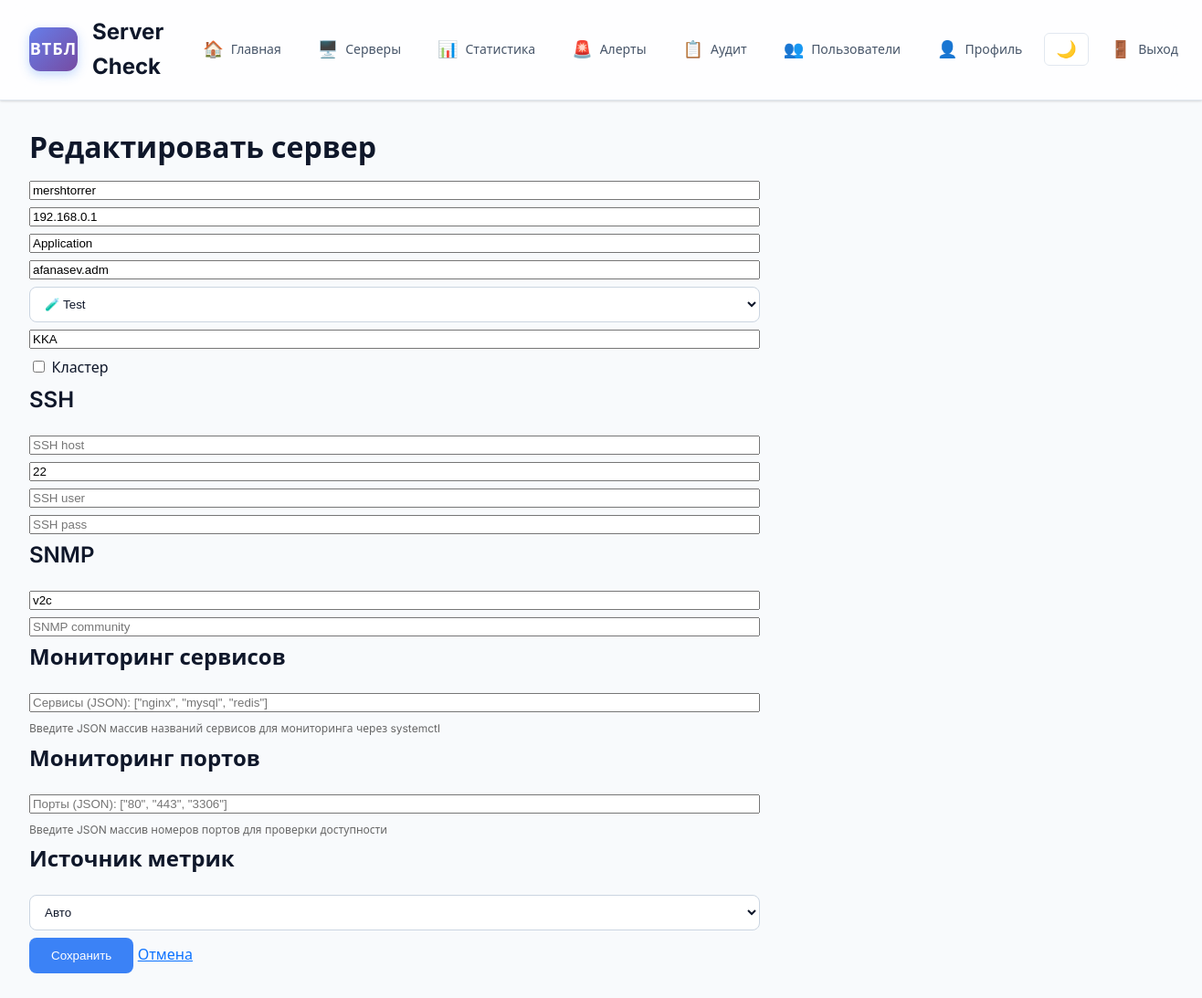
/servers/2/edit (signed in), run on the app's committed database.
### app/models.py (models this page shows)
class Server(Base):
    __tablename__ = "servers"
    id = Column(Integer, primary_key=True, index=True)
    hostname = Column(String(200), nullable=False)
    ip_address = Column(String(100), nullable=False)
    system_name = Column(String(200), nullable=True)
    owner = Column(String(200), nullable=True)
    is_cluster = Column(Boolean, default=False)
    environment = Column(String(20), default="prod")  # test|stage|prod
    tags = Column(String(500), nullable=True)
    ssh_host = Column(String(200), nullable=True)
    ssh_port = Column(Integer, default=22)
    ssh_username = Column(String(200), nullable=True)
    ssh_password = Column(String(500), nullable=True)  # Encrypted
    snmp_version = Column(String(10), nullable=True)  # v2c
    snmp_community = Column(String(500), nullable=True)  # Encrypted
    metric_source = Column(String(20), default="auto")  # auto|local|ssh|snmp
    services_to_monitor = Column(String(1000), nullable=True)  # JSON string of services to monitor
    ports_to_monitor = Column(String(1000), nullable=True)  # JSON string of ports to monitor
    created_at = Column(DateTime, default=datetime.utcnow)
    metrics = relationship("Metric", back_populates="server", cascade="all, delete-orphan")

### app/routers.py (the view)
@router.get("/servers/{server_id}/edit")
async def edit_server_page(request: Request, server_id: int, db: AsyncSession = Depends(get_db)):
    if not request.user.is_authenticated:
        return RedirectResponse(url="/login", status_code=HTTP_302_FOUND)
    if request.session.get("role") not in {UserRole.admin.value, UserRole.operator.value}:
        raise HTTPException(status_code=403, detail="Operators/Admins only")
    server = (await db.execute(select(Server).where(Server.id == server_id))).scalar_one_or_none()
    if not server:
        raise HTTPException(status_code=404, detail="Server not found")
    return request.app.state.templates.TemplateResponse("server_edit.html", {"request": request, "s": server})

### templates/server_edit.html (shortened to what this page needs)
{% extends "base.html" %}
{% block content %}
  <h2>Редактировать сервер</h2>
  <form method="post" action="/servers/{{ s.id }}/edit" style="display:grid; gap:8px; max-width:800px;">
    <input name="hostname" value="{{ s.hostname }}" placeholder="Hostname" required />
    <input name="ip_address" value="{{ s.ip_address }}" placeholder="IP" required />
    <input name="system_name" value="{{ s.system_name or '' }}" placeholder="Система" />
    <input name="owner" value="{{ s.owner or '' }}" placeholder="Ответственный" />
    <select name="environment" required>
      <option value="test" {% if s.environment=='test' %}selected{% endif %}>🧪 Test</option>
    </select>
    <input name="tags" value="{{ s.tags or '' }}" placeholder="Теги (через запятую)" />
    <div>
      <label><input type="checkbox" name="is_cluster" value="true" {% if s.is_cluster %}checked{% endif %}/> Кластер</label>
    </div>
    <h3>SSH</h3>
    <input name="ssh_host" value="{{ s.ssh_host or '' }}" placeholder="SSH host" />
    <input name="ssh_port" value="{{ s.ssh_port or 22 }}" placeholder="SSH port" />
    <input name="ssh_username" value="{{ s.ssh_username or '' }}" placeholder="SSH user" />
    <input name="ssh_password" value="{{ s.ssh_password or '' }}" placeholder="SSH pass" />
    <h3>SNMP</h3>
    <input name="snmp_version" value="{{ s.snmp_version or 'v2c' }}" placeholder="SNMP ver (v2c)" />
    <input name="snmp_community" value="{{ s.snmp_community or '' }}" placeholder="SNMP community" />
    <h3>Мониторинг сервисов</h3>
    <input name="services_to_monitor" value="{{ s.services_to_monitor or '' }}" placeholder='Сервисы (JSON): ["nginx", "mysql", "redis"]' />
    <small style="color: #666; font-size: 12px;">Введите JSON массив названий сервисов для мониторинга через systemctl</small>
    <h3>Мониторинг портов</h3>
    <input name="ports_to_monitor" value="{{ s.ports_to_monitor or '' }}" placeholder='Порты (JSON): ["80", "443", "3306"]' />
    <small style="color: #666; font-size: 12px;">Введите JSON массив номеров портов для проверки доступности</small>
    <h3>Источник метрик</h3>
    <select name="metric_source">
      <option value="auto" {% if s.metric_source=='auto' %}selected{% endif %}>Авто</option>
    </select>
    <div>
      <button type="submit">Сохранить</button>
      <a href="/servers/{{ s.id }}">Отмена</a>
    </div>
  </form>
{% endblock %}

### static/style.css (style rules this page uses)
:root { --bg-primary: #f8fafc; --bg-secondary: #ffffff; --bg-tertiary: #f1f5f9; --text-primary: #0f172a; --text-secondary: #475569; --text-muted: #64748b; --border-color: #e2e8f0; --input-border: #cbd5e1; --shadow: rgba(0,0,0,0.04); --shadow-hover: rgba(59, 130, 246, 0.15); --shadow-card: 0 1px 3px 0 rgba(0, 0, 0, 0.1), 0 1px 2px 0 rgba(0, 0, 0, 0.06); --shadow-card-hover: 0 10px 15px -3px rgba(0, 0, 0, 0.1), 0 4px 6px -2px rgba(0, 0, 0, 0.05); --primary: #3b82f6; --primary-hover: #2563eb; --primary-light: #dbeafe; --success: #10b981; --success-light: #d1fae5; --warning: #f59e0b; --warning-light: #fef3c7; --error: #ef4444; --error-light: #fee2e2; --info: #06b6d4; --info-light: #cffafe; --gradient-primary: linear-gradient(135deg, #667eea 0%, #764ba2 100%); --gradient-success: linear-gradient(135deg, #4facfe 0%, #00f2fe 100%); --gradient-warning: linear-gradient(135deg, #fa709a 0%, #fee140 100%); --gradient-error: linear-gradient(135deg, #ff6b6b 0%, #ee5a24 100%); }
body { background: var(--bg-primary); color: var(--text-primary); margin: 0; font-family: 'Inter', system-ui, -apple-system, 'Segoe UI', Roboto, 'Helvetica Neue', Arial, sans-serif; font-size: 16px; line-height: 1.6; font-weight: 400; transition: background-color 0.3s ease, color 0.3s ease; -webkit-font-smoothing: antialiased; -moz-osx-font-smoothing: grayscale; }
h1, h2, h3, h4, h5, h6 { font-weight: 600; line-height: 1.25; margin: 0 0 1rem 0; color: var(--text-primary); }
h2 { font-size: 2rem; font-weight: 600; }
h3 { font-size: 1.5rem; font-weight: 600; }
a { color: #0b72ff; }
button { background: var(--primary); color: #fff; border: none; padding: 0.75rem 1.5rem; border-radius: 8px; font-weight: 500; cursor: pointer; transition: all 0.2s ease; }
input[type=text], input[type=password], select { border: 1px solid var(--input-border); border-radius: 8px; padding: 10px 12px; background: var(--bg-secondary); color: var(--text-primary); transition: border-color 0.3s ease, background-color 0.3s ease, color 0.3s ease; }

### data on the page
Server: hostname "mershtorrer", ip_address "192.168.0.1", system_name "Application", owner "afanasev.adm", environment "🧪 Test", tags "KKA", ssh_port "22", snmp_version "v2c", metric_source "Авто"
